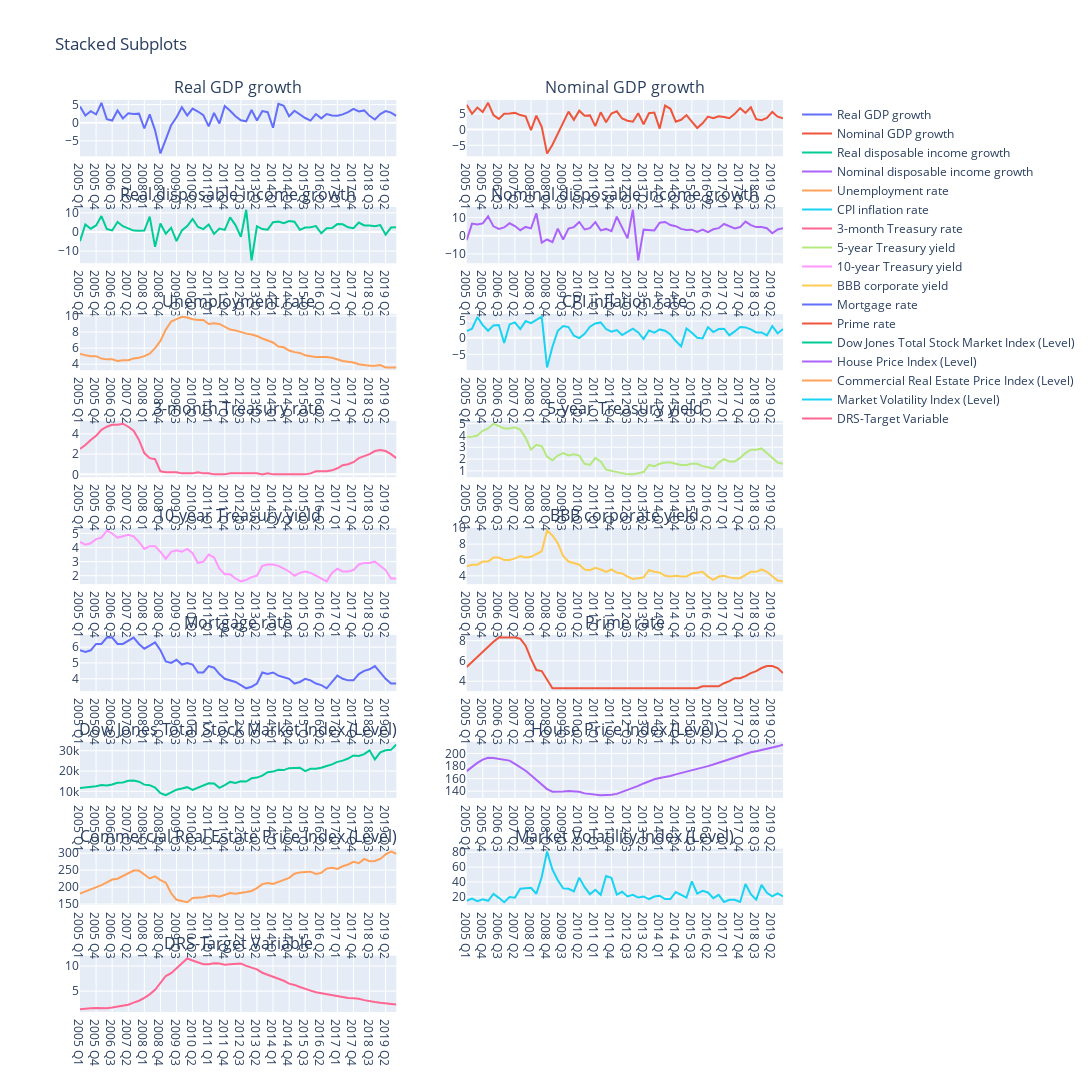

The cell this chart's notebook holds for it:
### Code cell
from plotly.subplots import make_subplots
import plotly.graph_objects as go

predictors = [
    'Real GDP growth',
    'Nominal GDP growth',
    'Real disposable income growth',
    'Nominal disposable income growth',
    'Unemployment rate',
    'CPI inflation rate',
    '3-month Treasury rate',
    '5-year Treasury yield',
    '10-year Treasury yield',
    'BBB corporate yield',
    'Mortgage rate',
    'Prime rate',
    'Dow Jones Total Stock Market Index (Level)',
    'House Price Index (Level)',
    'Commercial Real Estate Price Index (Level)',
    'Market Volatility Index (Level)',
    'DRS-Target Variable'
    ]


# Count the number of independent features
num_features = len(predictors)

# Set the number of columns and rows for subplots
num_cols = 2
num_rows = (num_features - 1) // num_cols + 1

# Create the subplots layout with titles
fig = make_subplots(rows=num_rows, cols=num_cols, subplot_titles=predictors)

# Loop through the independent features and add traces to subplots
for i, feature_name in enumerate(predictors):
    # Calculate the row and column indices for the current subplot
    row = i // num_cols + 1
    col = i % num_cols + 1
    
    # Select the data for the current feature from the DataFrame
    x_data = df_training['Date']
    y_data = df_training[feature_name]
    
    # Create a scatter trace for the current feature and add it to the subplot
    scatter_trace = go.Scatter(x=x_data, y=y_data, name=feature_name)
    fig.add_trace(scatter_trace, row=row, col=col)

# Update the layout of the figure
fig.update_layout(height=1800, width=1500, title_text="Stacked Subplots")

# Display the figure
fig.show()

### Figure 1 — Plotly figure (JSON) as saved in the notebook; plotly's stock layout.template omitted (floating-point values rounded to 4 significant figures)
{"data": [{"name": "Real GDP growth", "type": "scatter", "x": ["2005 Q1", "2005 Q2", "2005 Q3", "2005 Q4", "2006 Q1", "2006 Q2", "2006 Q3", "2006 Q4", "2007 Q1", "2007 Q2", "2007 Q3", "2007 Q4", "2008 Q1", "2008 Q2", "2008 Q3", "2008 Q4", "2009 Q1", "2009 Q2", "2009 Q3", "2009 Q4", "2010 Q1", "2010 Q2", "2010 Q3", "2010 Q4", "2011 Q1", "2011 Q2", "2011 Q3", "2011 Q4", "2012 Q1", "2012 Q2", "2012 Q3", "2012 Q4", "2013 Q1", "2013 Q2", "2013 Q3", "2013 Q4", "2014 Q1", "2014 Q2", "2014 Q3", "2014 Q4", "2015 Q1", "2015 Q2", "2015 Q3", "2015 Q4", "2016 Q1", "2016 Q2", "2016 Q3", "2016 Q4", "2017 Q1", "2017 Q2", "2017 Q3", "2017 Q4", "2018 Q1", "2018 Q2", "2018 Q3", "2018 Q4", "2019 Q1", "2019 Q2", "2019 Q3", "2019 Q4"], "xaxis": "x", "y": [4.5, 2, 3.2, 2.3, 5.5, 1, 0.6, 3.4, 1.2, 2.6, 2.4, 2.5, -1.6, 2.3, -2.1, -8.5, -4.6, -0.7, 1.5, 4.3, 2, 3.9, 3.1, 2.1, -1, 2.7, -0.2, 4.6, 3.3, 1.8, 0.7, 0.4, 3.5, 0.6, 3.2, 2.9, -1.4, 5.2, 4.7, 1.8, 3.3, 2.3, 1.3, 0.6, 2.4, 1.2, 2.4, 2, 1.9, 2.3, 2.9, 3.8, 3.1, 3.4, 1.9, 0.9, 2.4, 3.2, 2.8, 1.9], "yaxis": "y"}, {"name": "Nominal GDP growth", "type": "scatter", "x": ["2005 Q1", "2005 Q2", "2005 Q3", "2005 Q4", "2006 Q1", "2006 Q2", "2006 Q3", "2006 Q4", "2007 Q1", "2007 Q2", "2007 Q3", "2007 Q4", "2008 Q1", "2008 Q2", "2008 Q3", "2008 Q4", "2009 Q1", "2009 Q2", "2009 Q3", "2009 Q4", "2010 Q1", "2010 Q2", "2010 Q3", "2010 Q4", "2011 Q1", "2011 Q2", "2011 Q3", "2011 Q4", "2012 Q1", "2012 Q2", "2012 Q3", "2012 Q4", "2013 Q1", "2013 Q2", "2013 Q3", "2013 Q4", "2014 Q1", "2014 Q2", "2014 Q3", "2014 Q4", "2015 Q1", "2015 Q2", "2015 Q3", "2015 Q4", "2016 Q1", "2016 Q2", "2016 Q3", "2016 Q4", "2017 Q1", "2017 Q2", "2017 Q3", "2017 Q4", "2018 Q1", "2018 Q2", "2018 Q3", "2018 Q4", "2019 Q1", "2019 Q2", "2019 Q3", "2019 Q4"], "xaxis": "x2", "y": [7.9, 5, 7, 5.6, 8.5, 4.6, 3.4, 5, 5.1, 5.3, 4.6, 4.2, -0.2, 4.4, 0.9, -7.6, -4.8, -1.4, 1.9, 5.7, 3.1, 6, 4.4, 4.5, 1.1, 5.5, 2.3, 5.1, 5.8, 3.5, 2.8, 2.5, 5.2, 1.7, 5.2, 5.4, 0.3, 7.6, 6.6, 2.5, 3.1, 4.6, 2.5, 0.5, 2, 4.1, 3.6, 4.2, 4, 3.6, 5, 6.8, 5.3, 7.1, 3.3, 3, 3.7, 5.6, 4.1, 3.6], "yaxis": "y2"}, {"name": "Real disposable income growth", "type": "scatter", "x": ["2005 Q1", "2005 Q2", "2005 Q3", "2005 Q4", "2006 Q1", "2006 Q2", "2006 Q3", "2006 Q4", "2007 Q1", "2007 Q2", "2007 Q3", "2007 Q4", "2008 Q1", "2008 Q2", "2008 Q3", "2008 Q4", "2009 Q1", "2009 Q2", "2009 Q3", "2009 Q4", "2010 Q1", "2010 Q2", "2010 Q3", "2010 Q4", "2011 Q1", "2011 Q2", "2011 Q3", "2011 Q4", "2012 Q1", "2012 Q2", "2012 Q3", "2012 Q4", "2013 Q1", "2013 Q2", "2013 Q3", "2013 Q4", "2014 Q1", "2014 Q2", "2014 Q3", "2014 Q4", "2015 Q1", "2015 Q2", "2015 Q3", "2015 Q4", "2016 Q1", "2016 Q2", "2016 Q3", "2016 Q4", "2017 Q1", "2017 Q2", "2017 Q3", "2017 Q4", "2018 Q1", "2018 Q2", "2018 Q3", "2018 Q4", "2019 Q1", "2019 Q2", "2019 Q3", "2019 Q4"], "xaxis": "x3", "y": [-4.8, 3.9, 1.7, 3.4, 8.3, 1.5, 0.8, 5.2, 3, 1.8, 0.7, 0.6, 0.7, 8, -7.8, 4.4, -0.9, 2.2, -4.8, 0.8, 3.1, 6.8, 2.6, 1.5, 3.9, -1, 1.8, 1.1, 7.6, 3.6, -2.6, 11.6, -14.9, 3, 1.5, 1.2, 5.1, 5.4, 4.6, 5.7, 5.4, 1.1, 2.3, 2.5, 3.1, -0.7, 1.9, 2.1, 4.1, 4, 2.4, 2, 4.9, 3.4, 3.4, 3, 3.6, -1.4, 2.3, 2.4], "yaxis": "y3"}, {"name": "Nominal disposable income growth", "type": "scatter", "x": ["2005 Q1", "2005 Q2", "2005 Q3", "2005 Q4", "2006 Q1", "2006 Q2", "2006 Q3", "2006 Q4", "2007 Q1", "2007 Q2", "2007 Q3", "2007 Q4", "2008 Q1", "2008 Q2", "2008 Q3", "2008 Q4", "2009 Q1", "2009 Q2", "2009 Q3", "2009 Q4", "2010 Q1", "2010 Q2", "2010 Q3", "2010 Q4", "2011 Q1", "2011 Q2", "2011 Q3", "2011 Q4", "2012 Q1", "2012 Q2", "2012 Q3", "2012 Q4", "2013 Q1", "2013 Q2", "2013 Q3", "2013 Q4", "2014 Q1", "2014 Q2", "2014 Q3", "2014 Q4", "2015 Q1", "2015 Q2", "2015 Q3", "2015 Q4", "2016 Q1", "2016 Q2", "2016 Q3", "2016 Q4", "2017 Q1", "2017 Q2", "2017 Q3", "2017 Q4", "2018 Q1", "2018 Q2", "2018 Q3", "2018 Q4", "2019 Q1", "2019 Q2", "2019 Q3", "2019 Q4"], "xaxis": "x4", "y": [-2.5, 6.6, 6.1, 6.7, 10.6, 5.1, 3.7, 4.5, 6.8, 5.3, 3, 4.8, 4, 12.3, -3.8, -2.1, -3.5, 3.8, -2.1, 3.9, 4.7, 7.5, 3.4, 4.1, 7.4, 2.9, 3.7, 2.5, 10.4, 4.6, -1.5, 14.2, -13.6, 3.3, 3.2, 2.9, 7.1, 7.5, 5.8, 5.2, 3.7, 3.1, 3.3, 2.1, 3.3, 1.9, 3.5, 4.1, 6.4, 5.2, 4, 4.7, 7.7, 5.8, 4.7, 4.7, 4.1, 1.3, 3.4, 4.1], "yaxis": "y4"}, {"name": "Unemployment rate", "type": "scatter", "x": ["2005 Q1", "2005 Q2", "2005 Q3", "2005 Q4", "2006 Q1", "2006 Q2", "2006 Q3", "2006 Q4", "2007 Q1", "2007 Q2", "2007 Q3", "2007 Q4", "2008 Q1", "2008 Q2", "2008 Q3", "2008 Q4", "2009 Q1", "2009 Q2", "2009 Q3", "2009 Q4", "2010 Q1", "2010 Q2", "2010 Q3", "2010 Q4", "2011 Q1", "2011 Q2", "2011 Q3", "2011 Q4", "2012 Q1", "2012 Q2", "2012 Q3", "2012 Q4", "2013 Q1", "2013 Q2", "2013 Q3", "2013 Q4", "2014 Q1", "2014 Q2", "2014 Q3", "2014 Q4", "2015 Q1", "2015 Q2", "2015 Q3", "2015 Q4", "2016 Q1", "2016 Q2", "2016 Q3", "2016 Q4", "2017 Q1", "2017 Q2", "2017 Q3", "2017 Q4", "2018 Q1", "2018 Q2", "2018 Q3", "2018 Q4", "2019 Q1", "2019 Q2", "2019 Q3", "2019 Q4"], "xaxis": "x5", "y": [5.3, 5.1, 5, 5, 4.7, 4.6, 4.6, 4.4, 4.5, 4.5, 4.7, 4.8, 5, 5.3, 6, 6.9, 8.3, 9.3, 9.6, 9.9, 9.8, 9.6, 9.5, 9.5, 9, 9.1, 9, 8.6, 8.3, 8.2, 8, 7.8, 7.7, 7.5, 7.2, 6.9, 6.7, 6.2, 6.1, 5.7, 5.5, 5.4, 5.1, 5, 4.9, 4.9, 4.9, 4.8, 4.6, 4.4, 4.3, 4.2, 4, 3.9, 3.8, 3.8, 3.9, 3.6, 3.6, 3.6], "yaxis": "y5"}, {"name": "CPI inflation rate", "type": "scatter", "x": ["2005 Q1", "2005 Q2", "2005 Q3", "2005 Q4", "2006 Q1", "2006 Q2", "2006 Q3", "2006 Q4", "2007 Q1", "2007 Q2", "2007 Q3", "2007 Q4", "2008 Q1", "2008 Q2", "2008 Q3", "2008 Q4", "2009 Q1", "2009 Q2", "2009 Q3", "2009 Q4", "2010 Q1", "2010 Q2", "2010 Q3", "2010 Q4", "2011 Q1", "2011 Q2", "2011 Q3", "2011 Q4", "2012 Q1", "2012 Q2", "2012 Q3", "2012 Q4", "2013 Q1", "2013 Q2", "2013 Q3", "2013 Q4", "2014 Q1", "2014 Q2", "2014 Q3", "2014 Q4", "2015 Q1", "2015 Q2", "2015 Q3", "2015 Q4", "2016 Q1", "2016 Q2", "2016 Q3", "2016 Q4", "2017 Q1", "2017 Q2", "2017 Q3", "2017 Q4", "2018 Q1", "2018 Q2", "2018 Q3", "2018 Q4", "2019 Q1", "2019 Q2", "2019 Q3", "2019 Q4"], "xaxis": "x6", "y": [2, 2.7, 6.2, 3.8, 2.1, 3.7, 3.8, -1.6, 4, 4.6, 2.6, 5, 4.4, 5.3, 6.3, -8.9, -2.7, 2.1, 3.5, 3.2, 0.6, -0.1, 1.2, 3.3, 4.3, 4.6, 2.6, 1.8, 2.3, 0.8, 1.8, 2.7, 1.6, -0.4, 2.2, 1.5, 2.5, 2.1, 1, -1, -2.6, 2.8, 1.5, 0, -0.2, 3.2, 1.7, 2.6, 2.7, 0.7, 1.9, 3.2, 3.1, 2.5, 1.6, 1.6, 0.7, 3.5, 1.3, 2.6], "yaxis": "y6"}, {"name": "3-month Treasury rate", "type": "scatter", "x": ["2005 Q1", "2005 Q2", "2005 Q3", "2005 Q4", "2006 Q1", "2006 Q2", "2006 Q3", "2006 Q4", "2007 Q1", "2007 Q2", "2007 Q3", "2007 Q4", "2008 Q1", "2008 Q2", "2008 Q3", "2008 Q4", "2009 Q1", "2009 Q2", "2009 Q3", "2009 Q4", "2010 Q1", "2010 Q2", "2010 Q3", "2010 Q4", "2011 Q1", "2011 Q2", "2011 Q3", "2011 Q4", "2012 Q1", "2012 Q2", "2012 Q3", "2012 Q4", "2013 Q1", "2013 Q2", "2013 Q3", "2013 Q4", "2014 Q1", "2014 Q2", "2014 Q3", "2014 Q4", "2015 Q1", "2015 Q2", "2015 Q3", "2015 Q4", "2016 Q1", "2016 Q2", "2016 Q3", "2016 Q4", "2017 Q1", "2017 Q2", "2017 Q3", "2017 Q4", "2018 Q1", "2018 Q2", "2018 Q3", "2018 Q4", "2019 Q1", "2019 Q2", "2019 Q3", "2019 Q4"], "xaxis": "x7", "y": [2.5, 2.9, 3.4, 3.8, 4.4, 4.7, 4.9, 4.9, 5, 4.7, 4.3, 3.4, 2.1, 1.6, 1.5, 0.3, 0.2, 0.2, 0.2, 0.1, 0.1, 0.1, 0.2, 0.1, 0.1, 0, 0, 0, 0.1, 0.1, 0.1, 0.1, 0.1, 0.1, 0, 0.1, 0, 0, 0, 0, 0, 0, 0, 0.1, 0.3, 0.3, 0.3, 0.4, 0.6, 0.9, 1, 1.2, 1.6, 1.8, 2, 2.3, 2.4, 2.3, 2, 1.6], "yaxis": "y7"}, {"name": "5-year Treasury yield", "type": "scatter", "x": ["2005 Q1", "2005 Q2", "2005 Q3", "2005 Q4", "2006 Q1", "2006 Q2", "2006 Q3", "2006 Q4", "2007 Q1", "2007 Q2", "2007 Q3", "2007 Q4", "2008 Q1", "2008 Q2", "2008 Q3", "2008 Q4", "2009 Q1", "2009 Q2", "2009 Q3", "2009 Q4", "2010 Q1", "2010 Q2", "2010 Q3", "2010 Q4", "2011 Q1", "2011 Q2", "2011 Q3", "2011 Q4", "2012 Q1", "2012 Q2", "2012 Q3", "2012 Q4", "2013 Q1", "2013 Q2", "2013 Q3", "2013 Q4", "2014 Q1", "2014 Q2", "2014 Q3", "2014 Q4", "2015 Q1", "2015 Q2", "2015 Q3", "2015 Q4", "2016 Q1", "2016 Q2", "2016 Q3", "2016 Q4", "2017 Q1", "2017 Q2", "2017 Q3", "2017 Q4", "2018 Q1", "2018 Q2", "2018 Q3", "2018 Q4", "2019 Q1", "2019 Q2", "2019 Q3", "2019 Q4"], "xaxis": "x8", "y": [3.9, 3.9, 4, 4.4, 4.6, 5, 4.8, 4.6, 4.6, 4.7, 4.5, 3.8, 2.8, 3.2, 3.1, 2.2, 1.9, 2.3, 2.5, 2.3, 2.4, 2.3, 1.6, 1.5, 2.1, 1.8, 1.1, 1, 0.9, 0.8, 0.7, 0.7, 0.8, 0.9, 1.5, 1.4, 1.6, 1.7, 1.7, 1.6, 1.5, 1.5, 1.6, 1.6, 1.4, 1.3, 1.2, 1.7, 2, 1.8, 1.8, 2.1, 2.5, 2.8, 2.8, 2.9, 2.5, 2.1, 1.7, 1.6], "yaxis": "y8"}, {"name": "10-year Treasury yield", "type": "scatter", "x": ["2005 Q1", "2005 Q2", "2005 Q3", "2005 Q4", "2006 Q1", "2006 Q2", "2006 Q3", "2006 Q4", "2007 Q1", "2007 Q2", "2007 Q3", "2007 Q4", "2008 Q1", "2008 Q2", "2008 Q3", "2008 Q4", "2009 Q1", "2009 Q2", "2009 Q3", "2009 Q4", "2010 Q1", "2010 Q2", "2010 Q3", "2010 Q4", "2011 Q1", "2011 Q2", "2011 Q3", "2011 Q4", "2012 Q1", "2012 Q2", "2012 Q3", "2012 Q4", "2013 Q1", "2013 Q2", "2013 Q3", "2013 Q4", "2014 Q1", "2014 Q2", "2014 Q3", "2014 Q4", "2015 Q1", "2015 Q2", "2015 Q3", "2015 Q4", "2016 Q1", "2016 Q2", "2016 Q3", "2016 Q4", "2017 Q1", "2017 Q2", "2017 Q3", "2017 Q4", "2018 Q1", "2018 Q2", "2018 Q3", "2018 Q4", "2019 Q1", "2019 Q2", "2019 Q3", "2019 Q4"], "xaxis": "x9", "y": [4.4, 4.2, 4.3, 4.6, 4.7, 5.2, 5, 4.7, 4.8, 4.9, 4.8, 4.4, 3.9, 4.1, 4.1, 3.7, 3.2, 3.7, 3.8, 3.7, 3.9, 3.6, 2.9, 3, 3.5, 3.3, 2.5, 2.1, 2.1, 1.8, 1.6, 1.7, 1.9, 2, 2.7, 2.8, 2.8, 2.7, 2.5, 2.3, 2, 2.2, 2.3, 2.2, 2, 1.8, 1.6, 2.2, 2.5, 2.3, 2.3, 2.4, 2.8, 2.9, 2.9, 3, 2.7, 2.4, 1.8, 1.8], "yaxis": "y9"}, {"name": "BBB corporate yield", "type": "scatter", "x": ["2005 Q1", "2005 Q2", "2005 Q3", "2005 Q4", "2006 Q1", "2006 Q2", "2006 Q3", "2006 Q4", "2007 Q1", "2007 Q2", "2007 Q3", "2007 Q4", "2008 Q1", "2008 Q2", "2008 Q3", "2008 Q4", "2009 Q1", "2009 Q2", "2009 Q3", "2009 Q4", "2010 Q1", "2010 Q2", "2010 Q3", "2010 Q4", "2011 Q1", "2011 Q2", "2011 Q3", "2011 Q4", "2012 Q1", "2012 Q2", "2012 Q3", "2012 Q4", "2013 Q1", "2013 Q2", "2013 Q3", "2013 Q4", "2014 Q1", "2014 Q2", "2014 Q3", "2014 Q4", "2015 Q1", "2015 Q2", "2015 Q3", "2015 Q4", "2016 Q1", "2016 Q2", "2016 Q3", "2016 Q4", "2017 Q1", "2017 Q2", "2017 Q3", "2017 Q4", "2018 Q1", "2018 Q2", "2018 Q3", "2018 Q4", "2019 Q1", "2019 Q2", "2019 Q3", "2019 Q4"], "xaxis": "x10", "y": [5.2, 5.4, 5.4, 5.8, 5.8, 6.3, 6.3, 6, 6, 6.2, 6.5, 6.3, 6.4, 6.7, 7.1, 9.7, 9.1, 8.1, 6.5, 5.8, 5.6, 5.4, 4.8, 4.7, 5, 4.8, 4.5, 4.8, 4.4, 4.3, 3.9, 3.6, 3.7, 3.8, 4.7, 4.5, 4.4, 4, 3.9, 4, 3.9, 3.9, 4.3, 4.4, 4.5, 3.9, 3.5, 3.9, 4, 3.8, 3.7, 3.7, 4.1, 4.5, 4.5, 4.8, 4.5, 4, 3.4, 3.3], "yaxis": "y10"}, {"name": "Mortgage rate", "type": "scatter", "x": ["2005 Q1", "2005 Q2", "2005 Q3", "2005 Q4", "2006 Q1", "2006 Q2", "2006 Q3", "2006 Q4", "2007 Q1", "2007 Q2", "2007 Q3", "2007 Q4", "2008 Q1", "2008 Q2", "2008 Q3", "2008 Q4", "2009 Q1", "2009 Q2", "2009 Q3", "2009 Q4", "2010 Q1", "2010 Q2", "2010 Q3", "2010 Q4", "2011 Q1", "2011 Q2", "2011 Q3", "2011 Q4", "2012 Q1", "2012 Q2", "2012 Q3", "2012 Q4", "2013 Q1", "2013 Q2", "2013 Q3", "2013 Q4", "2014 Q1", "2014 Q2", "2014 Q3", "2014 Q4", "2015 Q1", "2015 Q2", "2015 Q3", "2015 Q4", "2016 Q1", "2016 Q2", "2016 Q3", "2016 Q4", "2017 Q1", "2017 Q2", "2017 Q3", "2017 Q4", "2018 Q1", "2018 Q2", "2018 Q3", "2018 Q4", "2019 Q1", "2019 Q2", "2019 Q3", "2019 Q4"], "xaxis": "x11", "y": [5.8, 5.7, 5.8, 6.2, 6.2, 6.6, 6.6, 6.2, 6.2, 6.4, 6.6, 6.2, 5.9, 6.1, 6.3, 5.8, 5.1, 5, 5.2, 4.9, 5, 4.9, 4.4, 4.4, 4.8, 4.7, 4.3, 4, 3.9, 3.8, 3.6, 3.4, 3.5, 3.7, 4.4, 4.3, 4.4, 4.2, 4.1, 4, 3.7, 3.8, 4, 3.9, 3.7, 3.6, 3.4, 3.8, 4.2, 4, 3.9, 3.9, 4.3, 4.5, 4.6, 4.8, 4.4, 4, 3.7, 3.7], "yaxis": "y11"}, {"name": "Prime rate", "type": "scatter", "x": ["2005 Q1", "2005 Q2", "2005 Q3", "2005 Q4", "2006 Q1", "2006 Q2", "2006 Q3", "2006 Q4", "2007 Q1", "2007 Q2", "2007 Q3", "2007 Q4", "2008 Q1", "2008 Q2", "2008 Q3", "2008 Q4", "2009 Q1", "2009 Q2", "2009 Q3", "2009 Q4", "2010 Q1", "2010 Q2", "2010 Q3", "2010 Q4", "2011 Q1", "2011 Q2", "2011 Q3", "2011 Q4", "2012 Q1", "2012 Q2", "2012 Q3", "2012 Q4", "2013 Q1", "2013 Q2", "2013 Q3", "2013 Q4", "2014 Q1", "2014 Q2", "2014 Q3", "2014 Q4", "2015 Q1", "2015 Q2", "2015 Q3", "2015 Q4", "2016 Q1", "2016 Q2", "2016 Q3", "2016 Q4", "2017 Q1", "2017 Q2", "2017 Q3", "2017 Q4", "2018 Q1", "2018 Q2", "2018 Q3", "2018 Q4", "2019 Q1", "2019 Q2", "2019 Q3", "2019 Q4"], "xaxis": "x12", "y": [5.4, 5.9, 6.4, 7, 7.4, 7.9, 8.3, 8.3, 8.3, 8.3, 8.2, 7.5, 6.2, 5.1, 5, 4.1, 3.3, 3.3, 3.3, 3.3, 3.3, 3.3, 3.3, 3.3, 3.3, 3.3, 3.3, 3.3, 3.3, 3.3, 3.3, 3.3, 3.3, 3.3, 3.3, 3.3, 3.3, 3.3, 3.3, 3.3, 3.3, 3.3, 3.3, 3.3, 3.5, 3.5, 3.5, 3.5, 3.8, 4, 4.3, 4.3, 4.5, 4.8, 5, 5.3, 5.5, 5.5, 5.3, 4.8], "yaxis": "y12"}, {"name": "Dow Jones Total Stock Market Index (Level)", "type": "scatter", "x": ["2005 Q1", "2005 Q2", "2005 Q3", "2005 Q4", "2006 Q1", "2006 Q2", "2006 Q3", "2006 Q4", "2007 Q1", "2007 Q2", "2007 Q3", "2007 Q4", "2008 Q1", "2008 Q2", "2008 Q3", "2008 Q4", "2009 Q1", "2009 Q2", "2009 Q3", "2009 Q4", "2010 Q1", "2010 Q2", "2010 Q3", "2010 Q4", "2011 Q1", "2011 Q2", "2011 Q3", "2011 Q4", "2012 Q1", "2012 Q2", "2012 Q3", "2012 Q4", "2013 Q1", "2013 Q2", "2013 Q3", "2013 Q4", "2014 Q1", "2014 Q2", "2014 Q3", "2014 Q4", "2015 Q1", "2015 Q2", "2015 Q3", "2015 Q4", "2016 Q1", "2016 Q2", "2016 Q3", "2016 Q4", "2017 Q1", "2017 Q2", "2017 Q3", "2017 Q4", "2018 Q1", "2018 Q2", "2018 Q3", "2018 Q4", "2019 Q1", "2019 Q2", "2019 Q3", "2019 Q4"], "xaxis": "x13", "y": [11640.0, 11860.0, 12280.0, 12500.0, 13120.0, 12810.0, 13320.0, 14220.0, 14354, 15160.0, 15320.0, 14750.0, 13280.0, 13020.0, 11826, 9057.0, 8044.0, 9343.0, 10810.0, 11390.0, 12030.0, 10650.0, 11814, 13130.0, 13910.0, 13840.0, 11680.0, 13020.0, 14630.0, 14100.0, 14890.0, 14830.0, 16400.0, 16770.0, 17720.0, 19410.0, 19710.0, 20570.0, 20460.0, 21420.0, 21710.0, 21630.0, 19960.0, 21100.0, 21180.0, 21620.0, 22470.0, 23280.0, 24510.0, 25125, 26150.0, 27670.0, 27383, 28310.0, 30190.0, 25720.0, 29190.0, 30240.0, 30440.0, 33040.0], "yaxis": "y13"}, {"name": "House Price Index (Level)", "type": "scatter", "x": ["2005 Q1", "2005 Q2", "2005 Q3", "2005 Q4", "2006 Q1", "2006 Q2", "2006 Q3", "2006 Q4", "2007 Q1", "2007 Q2", "2007 Q3", "2007 Q4", "2008 Q1", "2008 Q2", "2008 Q3", "2008 Q4", "2009 Q1", "2009 Q2", "2009 Q3", "2009 Q4", "2010 Q1", "2010 Q2", "2010 Q3", "2010 Q4", "2011 Q1", "2011 Q2", "2011 Q3", "2011 Q4", "2012 Q1", "2012 Q2", "2012 Q3", "2012 Q4", "2013 Q1", "2013 Q2", "2013 Q3", "2013 Q4", "2014 Q1", "2014 Q2", "2014 Q3", "2014 Q4", "2015 Q1", "2015 Q2", "2015 Q3", "2015 Q4", "2016 Q1", "2016 Q2", "2016 Q3", "2016 Q4", "2017 Q1", "2017 Q2", "2017 Q3", "2017 Q4", "2018 Q1", "2018 Q2", "2018 Q3", "2018 Q4", "2019 Q1", "2019 Q2", "2019 Q3", "2019 Q4"], "xaxis": "x14", "y": [171.9, 178.8, 185, 190.2, 193.1, 192.7, 191.4, 190.8, 188.6, 183.5, 178.2, 172.4, 165.4, 158, 150.8, 143.2, 139.1, 138.9, 139.5, 140, 140, 139, 136.4, 135.1, 133.9, 133.4, 134, 134.1, 135.6, 138.7, 141.5, 144.6, 148.3, 152.2, 155.9, 158.9, 160.8, 162.1, 164.2, 166.7, 168.7, 170.8, 173.2, 175.6, 177.8, 179.8, 182.3, 185.1, 187.7, 190.3, 193.2, 196.3, 199.4, 201.8, 203.6, 205.4, 207.3, 209.2, 211.3, 214.1], "yaxis": "y14"}, {"name": "Commercial Real Estate Price Index (Level)", "type": "scatter", "x": ["2005 Q1", "2005 Q2", "2005 Q3", "2005 Q4", "2006 Q1", "2006 Q2", "2006 Q3", "2006 Q4", "2007 Q1", "2007 Q2", "2007 Q3", "2007 Q4", "2008 Q1", "2008 Q2", "2008 Q3", "2008 Q4", "2009 Q1", "2009 Q2", "2009 Q3", "2009 Q4", "2010 Q1", "2010 Q2", "2010 Q3", "2010 Q4", "2011 Q1", "2011 Q2", "2011 Q3", "2011 Q4", "2012 Q1", "2012 Q2", "2012 Q3", "2012 Q4", "2013 Q1", "2013 Q2", "2013 Q3", "2013 Q4", "2014 Q1", "2014 Q2", "2014 Q3", "2014 Q4", "2015 Q1", "2015 Q2", "2015 Q3", "2015 Q4", "2016 Q1", "2016 Q2", "2016 Q3", "2016 Q4", "2017 Q1", "2017 Q2", "2017 Q3", "2017 Q4", "2018 Q1", "2018 Q2", "2018 Q3", "2018 Q4", "2019 Q1", "2019 Q2", "2019 Q3", "2019 Q4"], "xaxis": "x15", "y": [180.6, 186.3, 192.7, 199.9, 205.6, 213.8, 222.3, 224.7, 232.4, 241.4, 248.8, 248.7, 236.4, 225.5, 231.5, 220.5, 212.9, 181.7, 162.6, 159.4, 155.3, 168, 169, 169.8, 173.9, 175, 171.3, 177.9, 182.5, 180.2, 183.8, 185.4, 188.5, 197.2, 208.8, 212.3, 209.2, 214.5, 220.5, 227.3, 239.5, 243.4, 244.9, 245.5, 238.8, 242, 254.6, 257.1, 253.4, 261.5, 266.7, 274.6, 270.4, 283.3, 276.3, 276.9, 283.1, 296.4, 304.9, 298.4], "yaxis": "y15"}, {"name": "Market Volatility Index (Level)", "type": "scatter", "x": ["2005 Q1", "2005 Q2", "2005 Q3", "2005 Q4", "2006 Q1", "2006 Q2", "2006 Q3", "2006 Q4", "2007 Q1", "2007 Q2", "2007 Q3", "2007 Q4", "2008 Q1", "2008 Q2", "2008 Q3", "2008 Q4", "2009 Q1", "2009 Q2", "2009 Q3", "2009 Q4", "2010 Q1", "2010 Q2", "2010 Q3", "2010 Q4", "2011 Q1", "2011 Q2", "2011 Q3", "2011 Q4", "2012 Q1", "2012 Q2", "2012 Q3", "2012 Q4", "2013 Q1", "2013 Q2", "2013 Q3", "2013 Q4", "2014 Q1", "2014 Q2", "2014 Q3", "2014 Q4", "2015 Q1", "2015 Q2", "2015 Q3", "2015 Q4", "2016 Q1", "2016 Q2", "2016 Q3", "2016 Q4", "2017 Q1", "2017 Q2", "2017 Q3", "2017 Q4", "2018 Q1", "2018 Q2", "2018 Q3", "2018 Q4", "2019 Q1", "2019 Q2", "2019 Q3", "2019 Q4"], "xaxis": "x16", "y": [14.7, 17.7, 14.2, 16.5, 14.6, 23.8, 18.6, 12.7, 19.6, 18.9, 30.8, 31.1, 32.2, 24.1, 46.7, 80.9, 56.7, 42.3, 31.3, 30.7, 27.3, 45.8, 32.9, 23.5, 29.4, 22.7, 48, 45.5, 23, 26.7, 20.5, 22.7, 19, 20.5, 17, 20.3, 21.4, 17, 17, 26.3, 22.4, 18.9, 40.7, 24.4, 28.1, 25.8, 18.1, 22.5, 13.1, 16, 16, 13.1, 37.3, 23.6, 16.1, 36.1, 25.5, 20.6, 24.6, 20.6], "yaxis": "y16"}, {"name": "DRS-Target Variable", "type": "scatter", "x": ["2005 Q1", "2005 Q2", "2005 Q3", "2005 Q4", "2006 Q1", "2006 Q2", "2006 Q3", "2006 Q4", "2007 Q1", "2007 Q2", "2007 Q3", "2007 Q4", "2008 Q1", "2008 Q2", "2008 Q3", "2008 Q4", "2009 Q1", "2009 Q2", "2009 Q3", "2009 Q4", "2010 Q1", "2010 Q2", "2010 Q3", "2010 Q4", "2011 Q1", "2011 Q2", "2011 Q3", "2011 Q4", "2012 Q1", "2012 Q2", "2012 Q3", "2012 Q4", "2013 Q1", "2013 Q2", "2013 Q3", "2013 Q4", "2014 Q1", "2014 Q2", "2014 Q3", "2014 Q4", "2015 Q1", "2015 Q2", "2015 Q3", "2015 Q4", "2016 Q1", "2016 Q2", "2016 Q3", "2016 Q4", "2017 Q1", "2017 Q2", "2017 Q3", "2017 Q4", "2018 Q1", "2018 Q2", "2018 Q3", "2018 Q4", "2019 Q1", "2019 Q2", "2019 Q3", "2019 Q4"], "xaxis": "x17", "y": [1.42, 1.55, 1.59, 1.64, 1.6, 1.62, 1.74, 1.92, 2.08, 2.29, 2.71, 3.1, 3.68, 4.36, 5.28, 6.58, 8.01, 8.57, 9.48, 10.4, 11.48, 11.08, 10.66, 10.33, 10.36, 10.55, 10.51, 10.26, 10.33, 10.45, 10.48, 10.02, 9.74, 9.32, 8.66, 8.29, 7.77, 7.43, 7.06, 6.5, 6.24, 5.82, 5.39, 5.11, 4.78, 4.59, 4.38, 4.14, 3.9, 3.68, 3.64, 3.57, 3.48, 3.22, 2.99, 2.83, 2.69, 2.6, 2.44, 2.34], "yaxis": "y17"}], "layout": {"annotations": [{"font": {"size": 16}, "showarrow": false, "text": "Real GDP growth", "x": 0.225, "xanchor": "center", "xref": "paper", "y": 1, "yanchor": "bottom", "yref": "paper"}, {"font": {"size": 16}, "showarrow": false, "text": "Nominal GDP growth", "x": 0.775, "xanchor": "center", "xref": "paper", "y": 1, "yanchor": "bottom", "yref": "paper"}, {"font": {"size": 16}, "showarrow": false, "text": "Real disposable income growth", "x": 0.225, "xanchor": "center", "xref": "paper", "y": 0.8827, "yanchor": "bottom", "yref": "paper"}, {"font": {"size": 16}, "showarrow": false, "text": "Nominal disposable income growth", "x": 0.775, "xanchor": "center", "xref": "paper", "y": 0.8827, "yanchor": "bottom", "yref": "paper"}, {"font": {"size": 16}, "showarrow": false, "text": "Unemployment rate", "x": 0.225, "xanchor": "center", "xref": "paper", "y": 0.7654, "yanchor": "bottom", "yref": "paper"}, {"font": {"size": 16}, "showarrow": false, "text": "CPI inflation rate", "x": 0.775, "xanchor": "center", "xref": "paper", "y": 0.7654, "yanchor": "bottom", "yref": "paper"}, {"font": {"size": 16}, "showarrow": false, "text": "3-month Treasury rate", "x": 0.225, "xanchor": "center", "xref": "paper", "y": 0.6481, "yanchor": "bottom", "yref": "paper"}, {"font": {"size": 16}, "showarrow": false, "text": "5-year Treasury yield", "x": 0.775, "xanchor": "center", "xref": "paper", "y": 0.6481, "yanchor": "bottom", "yref": "paper"}, {"font": {"size": 16}, "showarrow": false, "text": "10-year Treasury yield", "x": 0.225, "xanchor": "center", "xref": "paper", "y": 0.5309, "yanchor": "bottom", "yref": "paper"}, {"font": {"size": 16}, "showarrow": false, "text": "BBB corporate yield", "x": 0.775, "xanchor": "center", "xref": "paper", "y": 0.5309, "yanchor": "bottom", "yref": "paper"}, {"font": {"size": 16}, "showarrow": false, "text": "Mortgage rate", "x": 0.225, "xanchor": "center", "xref": "paper", "y": 0.4136, "yanchor": "bottom", "yref": "paper"}, {"font": {"size": 16}, "showarrow": false, "text": "Prime rate", "x": 0.775, "xanchor": "center", "xref": "paper", "y": 0.4136, "yanchor": "bottom", "yref": "paper"}, {"font": {"size": 16}, "showarrow": false, "text": "Dow Jones Total Stock Market Index (Level)", "x": 0.225, "xanchor": "center", "xref": "paper", "y": 0.2963, "yanchor": "bottom", "yref": "paper"}, {"font": {"size": 16}, "showarrow": false, "text": "House Price Index (Level)", "x": 0.775, "xanchor": "center", "xref": "paper", "y": 0.2963, "yanchor": "bottom", "yref": "paper"}, {"font": {"size": 16}, "showarrow": false, "text": "Commercial Real Estate Price Index (Level)", "x": 0.225, "xanchor": "center", "xref": "paper", "y": 0.179, "yanchor": "bottom", "yref": "paper"}, {"font": {"size": 16}, "showarrow": false, "text": "Market Volatility Index (Level)", "x": 0.775, "xanchor": "center", "xref": "paper", "y": 0.179, "yanchor": "bottom", "yref": "paper"}, {"font": {"size": 16}, "showarrow": false, "text": "DRS-Target Variable", "x": 0.225, "xanchor": "center", "xref": "paper", "y": 0.06173, "yanchor": "bottom", "yref": "paper"}], "height": 1800, "title": {"text": "Stacked Subplots"}, "width": 1500, "xaxis": {"anchor": "y", "domain": [0, 0.45]}, "xaxis10": {"anchor": "y10", "domain": [0.55, 1]}, "xaxis11": {"anchor": "y11", "domain": [0, 0.45]}, "xaxis12": {"anchor": "y12", "domain": [0.55, 1]}, "xaxis13": {"anchor": "y13", "domain": [0, 0.45]}, "xaxis14": {"anchor": "y14", "domain": [0.55, 1]}, "xaxis15": {"anchor": "y15", "domain": [0, 0.45]}, "xaxis16": {"anchor": "y16", "domain": [0.55, 1]}, "xaxis17": {"anchor": "y17", "domain": [0, 0.45]}, "xaxis18": {"anchor": "y18", "domain": [0.55, 1]}, "xaxis2": {"anchor": "y2", "domain": [0.55, 1]}, "xaxis3": {"anchor": "y3", "domain": [0, 0.45]}, "xaxis4": {"anchor": "y4", "domain": [0.55, 1]}, "xaxis5": {"anchor": "y5", "domain": [0, 0.45]}, "xaxis6": {"anchor": "y6", "domain": [0.55, 1]}, "xaxis7": {"anchor": "y7", "domain": [0, 0.45]}, "xaxis8": {"anchor": "y8", "domain": [0.55, 1]}, "xaxis9": {"anchor": "y9", "domain": [0, 0.45]}, "yaxis": {"anchor": "x", "domain": [0.9383, 1]}, "yaxis10": {"anchor": "x10", "domain": [0.4691, 0.5309]}, "yaxis11": {"anchor": "x11", "domain": [0.3519, 0.4136]}, "yaxis12": {"anchor": "x12", "domain": [0.3519, 0.4136]}, "yaxis13": {"anchor": "x13", "domain": [0.2346, 0.2963]}, "yaxis14": {"anchor": "x14", "domain": [0.2346, 0.2963]}, "yaxis15": {"anchor": "x15", "domain": [0.1173, 0.179]}, "yaxis16": {"anchor": "x16", "domain": [0.1173, 0.179]}, "yaxis17": {"anchor": "x17", "domain": [0, 0.06173]}, "yaxis18": {"anchor": "x18", "domain": [0, 0.06173]}, "yaxis2": {"anchor": "x2", "domain": [0.9383, 1]}, "yaxis3": {"anchor": "x3", "domain": [0.821, 0.8827]}, "yaxis4": {"anchor": "x4", "domain": [0.821, 0.8827]}, "yaxis5": {"anchor": "x5", "domain": [0.7037, 0.7654]}, "yaxis6": {"anchor": "x6", "domain": [0.7037, 0.7654]}, "yaxis7": {"anchor": "x7", "domain": [0.5864, 0.6481]}, "yaxis8": {"anchor": "x8", "domain": [0.5864, 0.6481]}, "yaxis9": {"anchor": "x9", "domain": [0.4691, 0.5309]}}}
